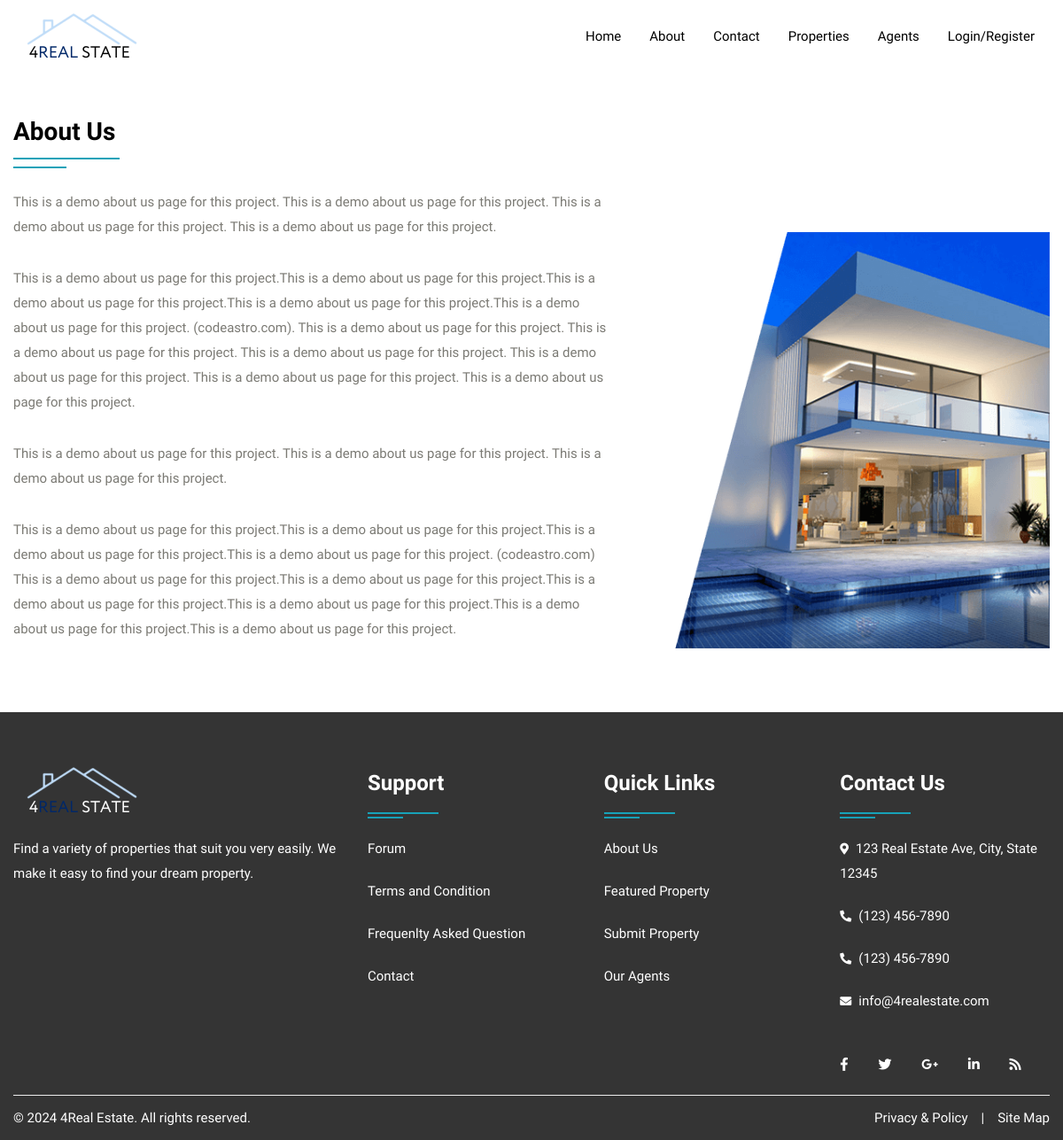
The page /about.php on the database as committed earlier.
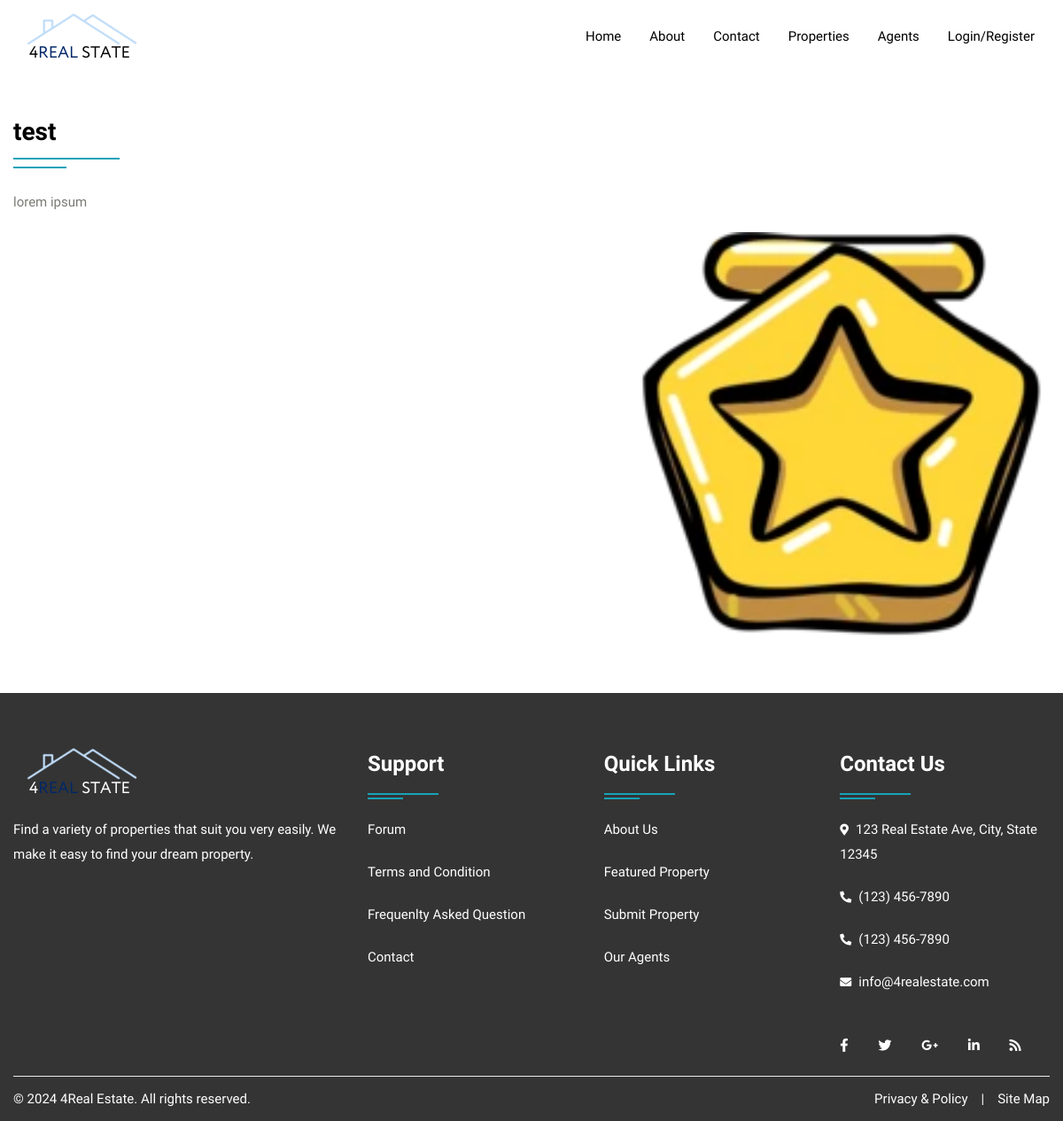
The same page on the database as committed later.
### tables this page shows
CREATE TABLE `about` (
  `id` int(10) NOT NULL,
  `title` varchar(100) NOT NULL,
  `content` longtext NOT NULL,
  `image` varchar(300) NOT NULL
);

### about.php (the view, shortened to what this page needs)
<!DOCTYPE html>
<html lang="en">
<head>
<link rel="stylesheet" type="text/css" href="css/bootstrap.min.css">
<link rel="stylesheet" type="text/css" href="css/bootstrap-slider.css">
<link rel="stylesheet" type="text/css" href="css/jquery-ui.css">
<link rel="stylesheet" type="text/css" href="css/layerslider.css">
<link rel="stylesheet" type="text/css" href="css/color.css" id="color-change">
<link rel="stylesheet" type="text/css" href="css/owl.carousel.min.css">
<link rel="stylesheet" type="text/css" href="css/font-awesome.min.css">
<link rel="stylesheet" type="text/css" href="fonts/flaticon/flaticon.css">
<link rel="stylesheet" type="text/css" href="css/style.css">
</head>
<body>
<div id="page-wrapper">
    <div class="row">
		<?php include("include/header.php");?>
        <div class="full-row">
            <div class="container">
				<?php
					$query=mysqli_query($con,"SELECT * FROM about");
					while($row=mysqli_fetch_array($query))
					{
				?>
				<div class="row">
                    <div class="col-md-12 col-lg-12">
                        <h3 class="double-down-line-left text-secondary position-relative pb-4 mb-4"><?php echo $row['1'];?></h3>
                    </div>
                </div>
                <div class="row about-company">
                    <div class="col-md-12 col-lg-7">
                        <div class="about-content">
                            <?php echo $row['2'];?>
                        </div>
                    </div>
                    <div class="col-md-12 col-lg-5 mt-5">
                        <div class="about-img"> <img src="admin/upload/<?php echo $row['3'];?>" alt="about image"> </div>
                    </div>
                </div>
				<?php } ?>
            </div>
        </div>
		<?php include("include/footer.php");?>
    </div>
</div>
</body>
</html>

Rows that differ between the two databases and show on the page:
removed about: title "About Us", content "This is a demo about us page for this project. This is a demo about us page for this project. This is a demo about us page for this project. This is a demo about us page for this project. This is a demo about us page for this project.This is a demo about us page for this project.This is a demo about us page for this project.This is a demo about us page for this project.This is a demo about us page for this project. (codeastro.com). This is a demo about us page for this project. This is a demo about us page for this project. This is a demo about us page for this project. This is a demo about us page for this project. This is a demo about us page for this project. This is a demo about us page…", image (picture)
added about: title "test", content "lorem ipsum", image (picture)
